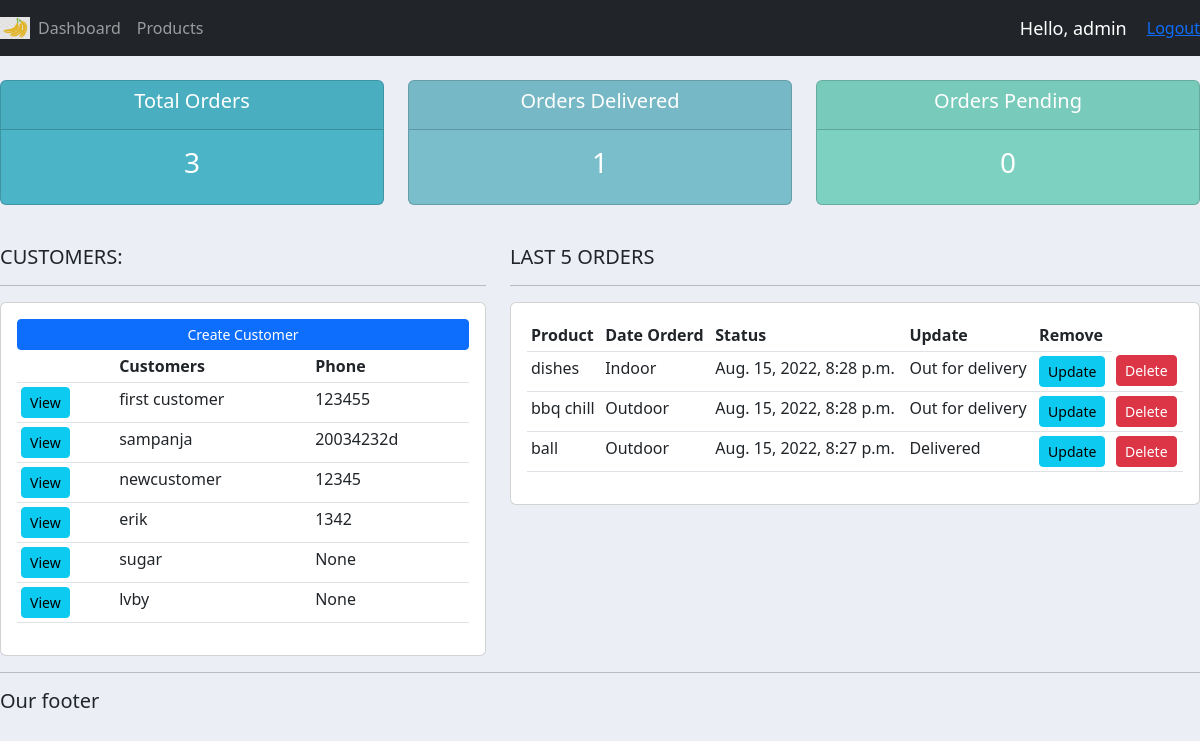
The app's page / (signed in) with its own data.
### accounts/models.py (models this page shows, shortened)
class Customer(models.Model):
	user=models.OneToOneField(User, null=True, blank=True, on_delete=models.CASCADE)
	name=models.CharField(max_length=200, null=True)
	phone=models.CharField(max_length=200,null=True)
	email=models.EmailField(max_length=200, null=True)
	profile_pic=models.ImageField(default="profile1.png",null=True, blank=True)
	date_created=models.DateTimeField(default=now)

class Order(models.Model):
	STATUS=(
		('Pending','Pending'),
		('Out for delivery', 'Out for delivery'),
		('Delivered','Delivered'),
		)
	customer=models.ForeignKey(Customer, null=True, on_delete=models.SET_NULL)
	product=models.ForeignKey(Product, null=True, on_delete=models.SET_NULL)
	date_created=models.DateTimeField(default=now, null=True)
	status=models.CharField(max_length=200, null=True, choices=STATUS)
	note=models.CharField(max_length=200, null=True)

class Product(models.Model):
	CATEGORY=(
		('Indoor','Indoor'),
		('Outdoor','Outdoor'),
		)
	name=models.CharField(max_length=200, null=True)
	price=models.FloatField(null=True)
	category=models.CharField(max_length=200, null=True, choices=CATEGORY)
	description=models.CharField(max_length=200, null=True, blank=True)
	date_created=models.DateTimeField(default=now,null=True)
	tags=models.ManyToManyField(Tag)
	def __str__(self):
		return self.name

### accounts/decorators.py (the view)
	def wrapper_function(request,*args,**kwargs):
		group=None
		if request.user.groups.exists():
			group=request.user.groups.all()[0].name
		if group=='customer':
			return redirect('user-page')
		if group=='admin':
			return view_func(request,*args,**kwargs)
		else:
			return redirect('register')

### accounts/views.py (called while the page is built)
@login_required(login_url="login")
@admin_only
def home(request):
    orders=Order.objects.all()
    customers=Customer.objects.all()
    total_customers=customers.count()
    total_orders=orders.count()
    delivered=orders.filter(status='Delivered').count()
    pending=orders.filter(status='Pending').count()
    context={'orders': orders,'customers':customers,'total_customers':total_customers,'total_orders':total_orders,'delivered':delivered,'pending':pending}
    return render(request,'accounts/dashboard.html',context)

### accounts/templates/accounts/dashboard.html
{% extends 'accounts/main.html' %}
{% block content %}
{%  include 'accounts/status.html' %}
<br>
<div class="row">
	<div class="col-md-5">
		<h5>CUSTOMERS:</h5>
		<hr>
		<div class="card card-body">
			<a class="btn btn-primary  btn-sm btn-block" href="">Create Customer</a>
			<table class="table table-sm">
				<tr>
					<th></th>
					<th>Customers</th>
					<th>Phone</th>
				</tr>
				{% for customer in customers %}
					<tr>
						<td><a class="btn btn-sm btn-info" href= "{% url 'customer' customer.id %}">View</a></td>
						<td>{{customer.name}}</td>
						<td>{{customer.phone}}</td>
					</tr>
				{% endfor %}
			</table>
		</div>
	</div>
	<div class="col-md-7">
		<h5>LAST 5 ORDERS</h5>
		<hr>
		<div class="card card-body">
			<table class="table table-sm">
				<tr>
					<th>Product</th>
					<th>Date Orderd</th>
					<th>Status</th>
					<th>Update</th>
					<th>Remove</th>
				</tr>
				{% for order in orders %}
					<tr>
						<td>{{order.product}}</td>
						<td>{{order.product.category}}</td>
						<td>{{order.date_created}}</td>
						<td>{{order.status}}</td>
						<td><a class="btn btn-sm btn-info" href="{% url 'update_order' order.id %}">Update</a></td>
						<td><a class="btn btn-sm btn-danger" href="{% url 'delete_order' order.id %}">Delete</a></td>
					</tr>
				{% endfor %}
			</table>
		</div>
	</div>
</div>
{% endblock %}

### accounts/templates/accounts/navbar.html (shortened to what this page needs)
{% load static %}
<nav class="navbar navbar-expand-lg navbar-dark bg-dark">
 <img width="30px" src="{% static '/images/logo.png' %}">
  <div class="collapse navbar-collapse" id="navbarNav">
    <ul class="navbar-nav">
      {% if request.user.is_staff %}
      <li class="nav-item active">
        <a class="nav-link" href="{% url 'home' %}">Dashboard</a>
      </li>
      <li class="nav-item">
        <a class="nav-link" href="{% url 'products' %}">Products</a>
      </li>
      {% else %}
      <li class="nav-item">
        <a class="nav-link" href="{% url 'account' %}">settings</a>
      <li/>
      {% endif %}
    </ul>
  </div>
  <span class="hello-msg">Hello, {{request.user}}</span>
  <span><a href="{% url 'logout' %}">Logout</a></span>
</nav>

### static/css/main.css (style rules this page uses)
body { background-color: #ebeff5; }

### accounts/templates/accounts/navbar.html (style rules this page uses)
.hello-msg { font-size: 18px; color: #fff; margin-right: 20px; }

### records on screen
Customer: name "first customer", phone "123455"
Customer: name "sampanja", phone "20034232d"
Customer: name "newcustomer", phone "12345"
Customer: name "erik", phone "1342"
Customer: name "sugar", phone "None"
Customer: name "lvby", phone "None"
Order: product "dishes", product.category "Indoor", date_created "Aug. 15, 2022, 8:28 p.m.", status "Out for delivery"
Order: product "bbq chill", product.category "Outdoor", date_created "Aug. 15, 2022, 8:28 p.m.", status "Out for delivery"
Order: product "ball", product.category "Outdoor", date_created "Aug. 15, 2022, 8:27 p.m.", status "Delivered"

### other values on screen
{{ request.user }} "admin"
{{ total_orders }} "3"
{{ delivered }} "1"
{{ pending }} "0"
